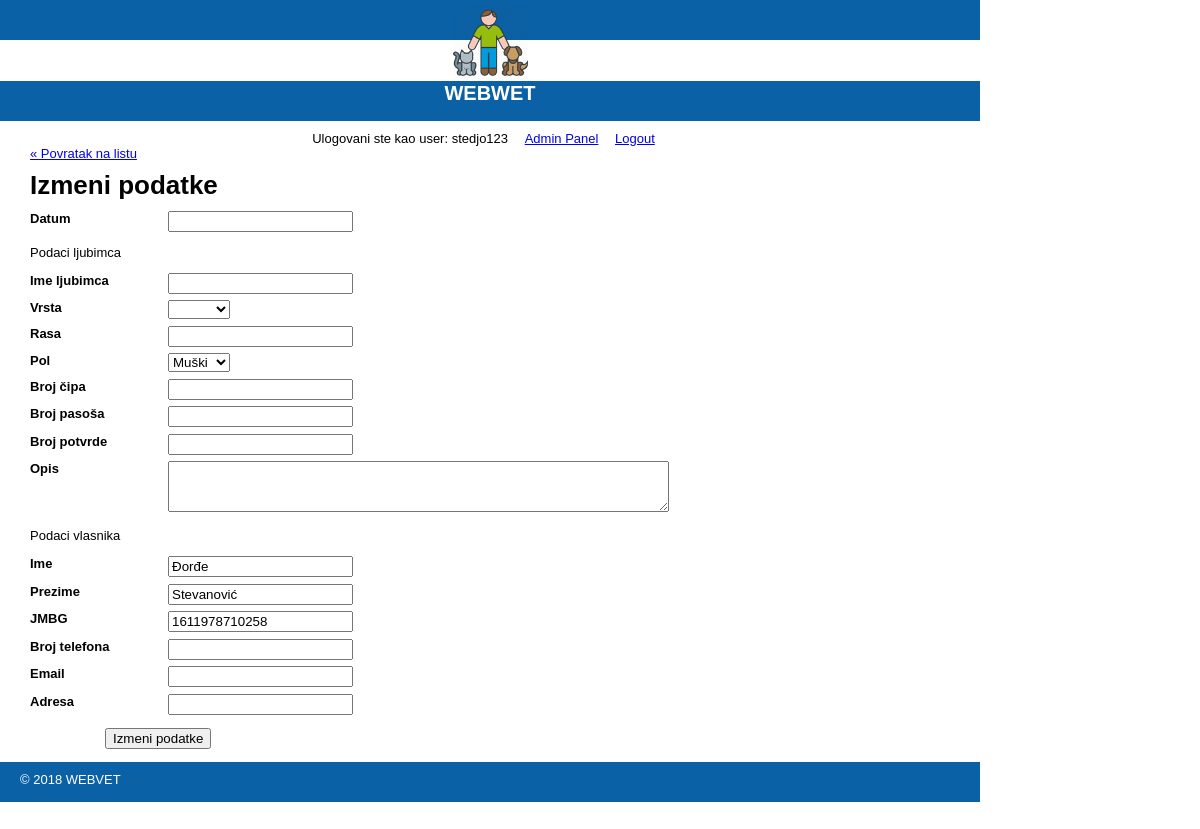
Screenshot of /staff/ljubimci/edit.php?id=1 (signed in) with the database file from the repository.
### tables this page shows
CREATE TABLE `lista` (
  `id` int(11) NOT NULL,
  `br_leg` varchar(255) NOT NULL,
  `ime` varchar(255) NOT NULL,
  `prezime` varchar(255) NOT NULL,
  `jmbg` varchar(255) DEFAULT NULL,
  `pol` int(3) NOT NULL,
  `state` varchar(255) NOT NULL,
  `prebivaliste` varchar(255) NOT NULL,
  `rang` int(3) NOT NULL,
  `sud_lista` tinyint(3) NOT NULL,
  `description` text NOT NULL
);

### private/classes/databaseobject.class.php (called while the page is built, shortened)
<?php
class DatabaseObject {
    static protected $database;
    static protected $table_name = "";
    static public function set_database($database) {
      self::$database = $database;
  }
  static public function find_by_sql($sql) {
    $result = self::$database->query($sql);
    $object_array = [];
    while($record = $result->fetch_assoc()) {
      $object_array[] = static::instantiate($record);
    }
    return $object_array;
  }
  static protected function instantiate($record) {
    $object = new static;
    foreach($record as $property => $value) {
      if(property_exists($object, $property)) {
        $object->$property = $value;
      }
    }
    return $object;
  }
  static public function find_by_id($id) {
    $sql = "SELECT * FROM " . static::$table_name . " ";
    $sql .= "WHERE id='" . self::$database->escape_string($id) . "'";
    $obj_array = static::find_by_sql($sql);
    if(!empty($obj_array)) {
      return array_shift($obj_array);
    } else {
      return false;
    }
  }
}

### private/classes/lista.class.php (called while the page is built, shortened)
<?php
class Lista extends DatabaseObject {
  public function __construct($args=[]) {
    $this->date = $args['date'] ?? '';
    $this->ime_pet = $args['ime_pet'] ?? '';
    $this->vrsta = $args['vrsta'] ?? '';
    $this->rasa = $args['rasa'] ?? '';
    $this->br_cipa = $args['br_cipa'] ?? '';
    $this->br_pasosa = $args['br_pasosa'] ?? '';
    $this->br_potvrde = $args['br_potvrde'] ?? '';
    $this->br_tel = $args['br_tel'] ?? '';
    $this->email = $args['email'] ?? '';
    $this->adresa = $args['adresa'] ?? '';
  }
}

### private/functions.php (called while the page is built, shortened)
<?php
function h($string="") {
  return htmlspecialchars($string);
}
?>

### public/staff/ljubimci/form_fields.php (the view, shortened to what this page needs)
<?php require_once('../../../private/shared/JQ_header.php'); ?>
<dl>
  <dt>Datum</dt>
  <dd><input type="text" id="datepicker" name="sudija[date]" value="<?php echo h($sudija->date) ?>" /></dd>
</dl>
<p>Podaci ljubimca</p>
<dl>
  <dt>Ime ljubimca</dt>
  <dd><input type="text" name="sudija[ime_pet]" value="<?php echo h($sudija->ime_pet) ?>" /></dd>
</dl>
    <dl>
  <dt>Vrsta</dt>
  <dd>
    <select name="sudija[vrsta]">
      <option value=""></option>
    <?php foreach(Lista::VRSTA as $vrsta) { ?>
      <option value="<?php echo $vrsta; ?>"<?php if($sudija->vrsta == $vrsta) { echo 'selected'; } ?>><?php echo $vrsta; ?></option>
    <?php } ?>
    </select>
  </dd>
</dl>
<dl>
  <dt>Rasa</dt>
  <dd><input type="text" name="sudija[rasa]" value="<?php echo h($sudija->rasa) ?>" /></dd>
</dl>
<dl>
  <dt>Pol</dt>
  <dd>
    <select name="sudija[pol]">
    <?php foreach(Lista::POL as $pol_id => $pol_name) { ?>
      <option value="<?php echo $pol_id; ?>"<?php if($sudija->pol == $pol_id) { echo 'selected'; } ?>><?php echo $pol_name; ?></option>
    <?php } ?>
    </select>
  </dd>
</dl>
<dl>
  <dt>Broj čipa</dt>
  <dd><input type="text" name="sudija[br_cipa]" value="<?php echo h($sudija->br_cipa) ?>" /></dd>
</dl>
<dl>
  <dt>Broj pasoša</dt>
  <dd><input type="text" name="sudija[br_pasosa]" value="<?php echo h($sudija->br_pasosa) ?>" /></dd>
</dl>
<dl>
  <dt>Broj potvrde</dt>
  <dd><input type="text" name="sudija[br_potvrde]" value="<?php echo h($sudija->br_potvrde) ?>" /></dd>
</dl>
<dl>
  <dt>Opis</dt>
  <dd><textarea name="sudija[description]" rows="3" cols="60"><?php echo h($sudija->description) ?></textarea></dd>
</dl>
    <p>Podaci vlasnika</p>
<dl>
  <dt>Ime</dt>
  <dd><input type="text" name="sudija[ime]" value="<?php echo h($sudija->ime) ?>" /></dd>
</dl>
<dl>
  <dt>Prezime</dt>
  <dd><input type="text" name="sudija[prezime]" value="<?php echo h($sudija->prezime) ?>" /></dd>
</dl>
<dl>
  <dt>JMBG</dt>
  <dd>
    <dd><input type="text" name="sudija[jmbg]" value="<?php echo h($sudija->jmbg) ?>" /></dd>
  </dd>
</dl>
<dl>
  <dt>Broj telefona</dt>
  <dd>
    <dd><input type="text" name="sudija[br_tel]" value="<?php echo h($sudija->br_tel) ?>" /></dd>
  </dd>
</dl>
<dl>
  <dt>Email</dt>
  <dd> <input type="text" name="sudija[email]" value="<?php echo h($sudija->email) ?>" /></dd>
</dl>
<dl>
  <dt>Adresa</dt>
  <dd> <input type="text" name="sudija[adresa]" value="<?php echo h($sudija->adresa) ?>" /></dd>
</dl>

### public/stylesheets/public.css (style rules this page uses)
html { height: 100%; width: 100%; }
body { width: 100%; height: 100%; border: 0; font: 13px/15px Verdana, Arial, Helvetica, sans-serif; background: #FFFFFF; }
dl { clear: both; overflow: hidden; margin: 0.5em 0; }
dt { float: left; font-weight: bold; width: 125px; }
dd { float: left; margin-left: 1em; }

### public/stylesheets/staff.css (style rules this page uses)
html { height: 100%; width: 100%; }
body { height: 980px; width: 100%; margin: 0; padding: 0; }
dl { clear: both; overflow: hidden; margin: 0.5em 0; }
dt { float: left; font-weight: bold; width: 125px; }
dd { float: left; margin-left: 1em; }

### rows the page displays
lista: pol "Muški", ime "Đorđe", prezime "Stevanović", jmbg "1611978710258"

### other values shown
$session->username "stedjo123"
